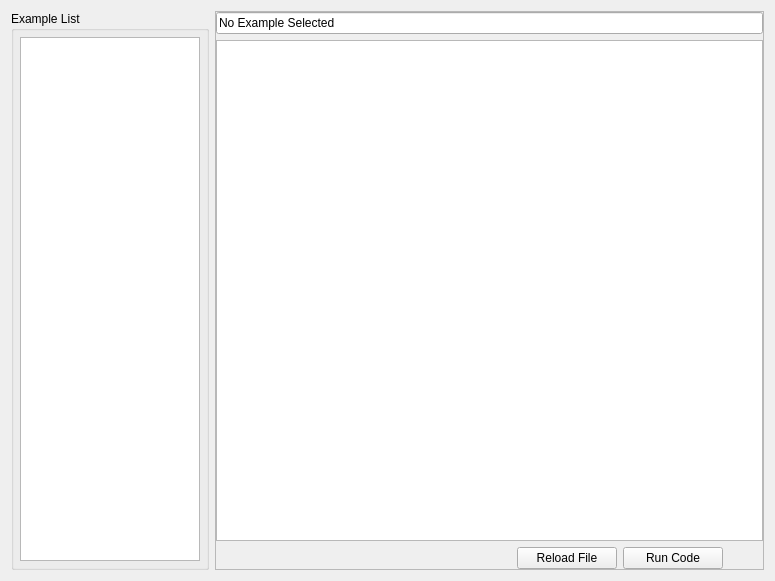
<?xml version="1.0" encoding="UTF-8"?>
<ui version="4.0">
 <class>ExampleWindow</class>
 <widget class="QWidget" name="ExampleWindow">
  <property name="geometry">
   <rect>
    <x>0</x>
    <y>0</y>
    <width>775</width>
    <height>581</height>
   </rect>
  </property>
  <property name="windowTitle">
   <string>PythonicQt Examples</string>
  </property>
  <layout class="QHBoxLayout" name="highest_layout" stretch="0,1">
   <item>
    <layout class="QVBoxLayout" name="left_v_layout">
     <item>
      <widget class="QGroupBox" name="example_list_gb">
       <property name="maximumSize">
        <size>
         <width>16777215</width>
         <height>16777215</height>
        </size>
       </property>
       <property name="title">
        <string>Example List</string>
       </property>
       <layout class="QVBoxLayout" name="verticalLayout_2">
        <property name="margin">
         <number>6</number>
        </property>
        <item>
         <widget class="QListWidget" name="example_list">
          <property name="maximumSize">
           <size>
            <width>180</width>
            <height>16777215</height>
           </size>
          </property>
         </widget>
        </item>
       </layout>
      </widget>
     </item>
    </layout>
   </item>
   <item>
    <widget class="QFrame" name="example_frame">
     <property name="sizePolicy">
      <sizepolicy hsizetype="Preferred" vsizetype="Preferred">
       <horstretch>0</horstretch>
       <verstretch>0</verstretch>
      </sizepolicy>
     </property>
     <property name="frameShape">
      <enum>QFrame::StyledPanel</enum>
     </property>
     <property name="frameShadow">
      <enum>QFrame::Raised</enum>
     </property>
     <layout class="QVBoxLayout" name="example_frame_layout" stretch="0,0,0">
      <property name="margin">
       <number>0</number>
      </property>
      <item>
       <layout class="QHBoxLayout" name="file_name_layout">
        <property name="spacing">
         <number>0</number>
        </property>
        <item>
         <widget class="QLineEdit" name="file_name_line_edit">
          <property name="text">
           <string>No Example Selected</string>
          </property>
          <property name="alignment">
           <set>Qt::AlignLeading|Qt::AlignLeft|Qt::AlignVCenter</set>
          </property>
          <property name="readOnly">
           <bool>true</bool>
          </property>
         </widget>
        </item>
       </layout>
      </item>
      <item>
       <widget class="QPlainTextEdit" name="code_editor"/>
      </item>
      <item>
       <layout class="QHBoxLayout" name="run_code_layout">
        <property name="spacing">
         <number>6</number>
        </property>
        <item>
         <spacer name="horizontalSpacer_3">
          <property name="orientation">
           <enum>Qt::Horizontal</enum>
          </property>
          <property name="sizeHint" stdset="0">
           <size>
            <width>40</width>
            <height>20</height>
           </size>
          </property>
         </spacer>
        </item>
        <item>
         <widget class="QPushButton" name="reload_btn">
          <property name="enabled">
           <bool>true</bool>
          </property>
          <property name="minimumSize">
           <size>
            <width>100</width>
            <height>0</height>
           </size>
          </property>
          <property name="toolTip">
           <string>&lt;html&gt;&lt;head/&gt;&lt;body&gt;&lt;p&gt;Reloads the example code into the above editor.&lt;/p&gt;&lt;/body&gt;&lt;/html&gt;</string>
          </property>
          <property name="text">
           <string>Reload File</string>
          </property>
         </widget>
        </item>
        <item>
         <widget class="QPushButton" name="run_btn">
          <property name="enabled">
           <bool>true</bool>
          </property>
          <property name="minimumSize">
           <size>
            <width>100</width>
            <height>0</height>
           </size>
          </property>
          <property name="toolTip">
           <string>&lt;html&gt;&lt;head/&gt;&lt;body&gt;&lt;p&gt;Runs the above code as a main (__main__) module.&lt;/p&gt;&lt;/body&gt;&lt;/html&gt;</string>
          </property>
          <property name="text">
           <string>Run Code</string>
          </property>
         </widget>
        </item>
        <item>
         <spacer name="fixed_spacer">
          <property name="orientation">
           <enum>Qt::Horizontal</enum>
          </property>
          <property name="sizeType">
           <enum>QSizePolicy::Fixed</enum>
          </property>
          <property name="sizeHint" stdset="0">
           <size>
            <width>40</width>
            <height>20</height>
           </size>
          </property>
         </spacer>
        </item>
       </layout>
      </item>
     </layout>
    </widget>
   </item>
  </layout>
  <zorder>example_frame</zorder>
  <zorder>selected_gb</zorder>
  <zorder>example_list_gb</zorder>
  <zorder>example_list_gb</zorder>
 </widget>
 <resources/>
 <connections/>
</ui>
